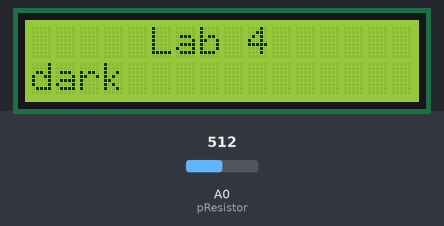
A sketch run on a simulated Arduino Uno, built with avr-gcc and run on an emulated ATmega328P. Parts: 16×2 character LCD. Inputs (shaded band) come from the test bench; at power-on: A0 (pResistor) = 512.

Above: at 1.2 s.
1.3 s: A0 (pResistor) set to 781
7.3 s: A0 (pResistor) set to 812
At 9.6 s:
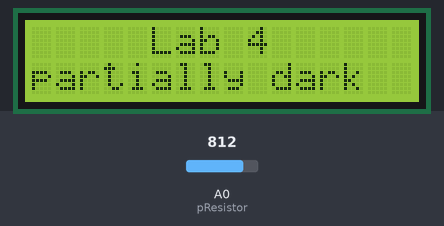
13.3 s: A0 (pResistor) set to 882
16.0 s: A0 (pResistor) set to 906
At 16.9 s:
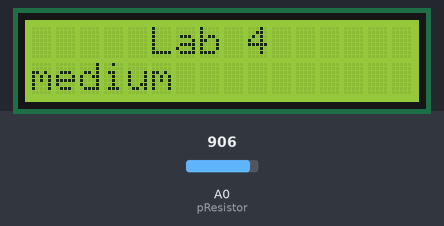
21.7 s: A0 (pResistor) set to 932
24.4 s: A0 (pResistor) set to 961
At 27.4 s:
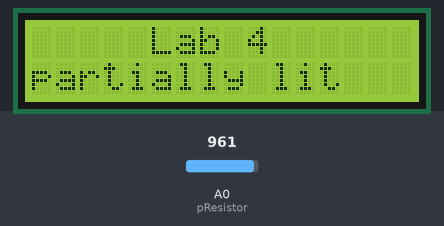
Timing chart, 0 to 28.9 s (numbered marks = the images above; inputs shaded):
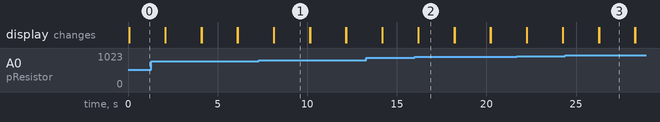

Measured:
- the behaviour switches between 799 and 800 on A0 (pResistor) (found by bisection; images 0 and 1)
- the behaviour switches between 899 and 900 on A0 (pResistor) (found by bisection; images 1 and 2)
- the behaviour switches between 949 and 950 on A0 (pResistor) (found by bisection; images 2 and 3)
- after the input at 7.3 s, the display: first differs from a run without the input after 0.84 s (image 1)
- after the input at 16.0 s, the display: first differs from a run without the input after 0.20 s (image 2)
- after the input at 24.4 s, the display: first differs from a run without the input after 1.9 s (image 3)
- what the display in image 1 shows lasts 2.0 s, from 8.1 s to 10.1 s

The sketch:

jdiaz88lab4.ino
```cpp
// Jacob Diaz
// jdiaz88@uic.edu
// https://youtu.be/HUKLe-yWqe0

#include <LiquidCrystal.h>
// Pins for screen
LiquidCrystal lcd(12,11,5,4,3,2);

// Photoreceptor
const int pResistor = A0;
int value;

void setup() {
  lcd.begin(16,2); // set up lcd
  pinMode(pResistor, INPUT);  // set up photoresistor
}


void loop() {
  value = analogRead(pResistor);
  String line1 = "     Lab 4     ";
  lcd.setCursor(0,0);
  lcd.print(line1);
  lcd.setCursor(0,1);
  determineLight(value);
}


void determineLight( int lightValue ){
  delay(10);

    // 0 < dark < 799
    if(inRange(0 , 799, lightValue)) {
      lcd.println("dark");
      }

    //800 < partially dark <899
     if(inRange(800 , 899, lightValue)) {
      lcd.println("partially dark");
      }
    //900 < medium < 949
     if(inRange(900, 949, lightValue)) {
      lcd.println("medium");
      }
    //950 < partially light <969
    if(inRange(950 , 969, lightValue)) {
      lcd.println("partially lit");
      }
    // 970 << fully lit << 1000
    if(inRange(970 , 1000, lightValue)) {
      lcd.println("fully lit");
      }

      delay(2000);
      lcd.clear();
  }


 // Returns true if x is in range [low..high], else false
bool inRange(unsigned low, unsigned high, unsigned x) {
    return  ((x-low) <= (high-low));
}
```
